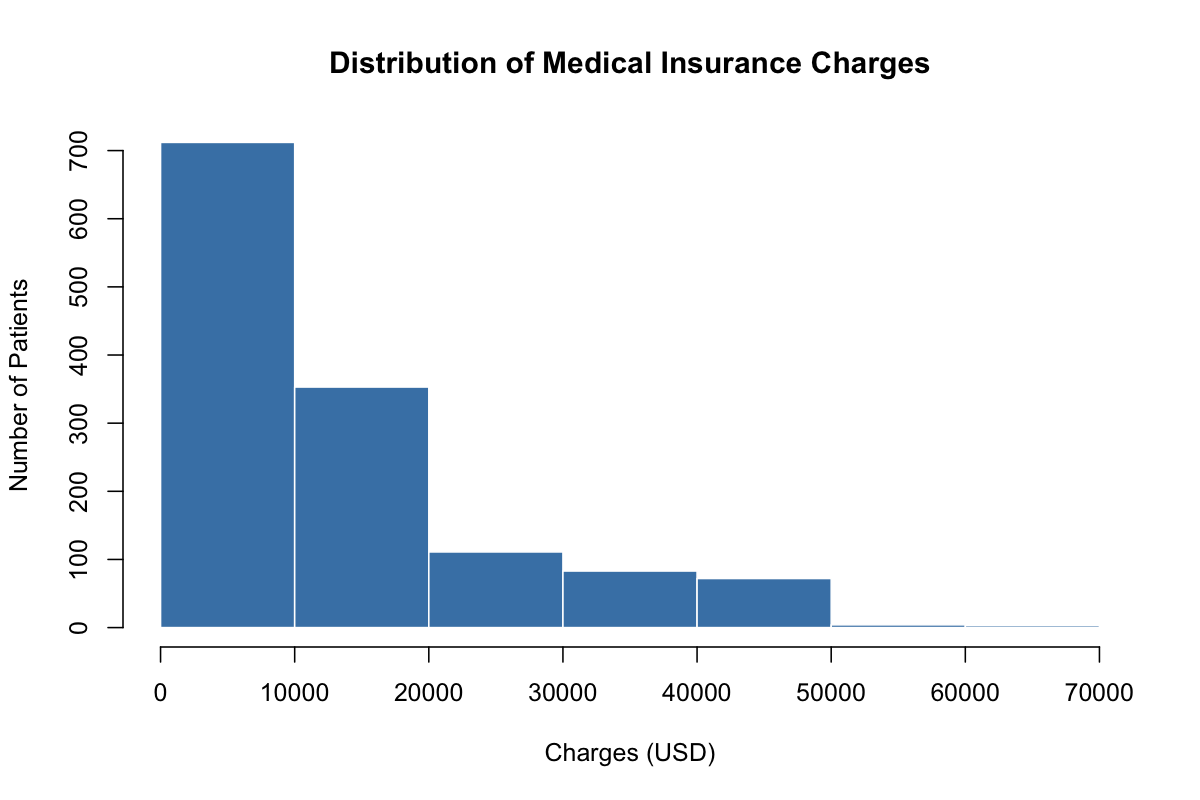

The script that saved this image:
# Seven-bin histogram of medical-insurance charges.

insurance <- readr::read_csv("testing/medical_insurance.csv", show_col_types = FALSE)

png("testing/charges_histogram.png", width = 1200, height = 800, res = 150)
hist(
  insurance$charges_usd,
  breaks = 7,
  main = "Distribution of Medical Insurance Charges",
  xlab = "Charges (USD)",
  ylab = "Number of Patients",
  col = "steelblue",
  border = "white"
)
dev.off()
